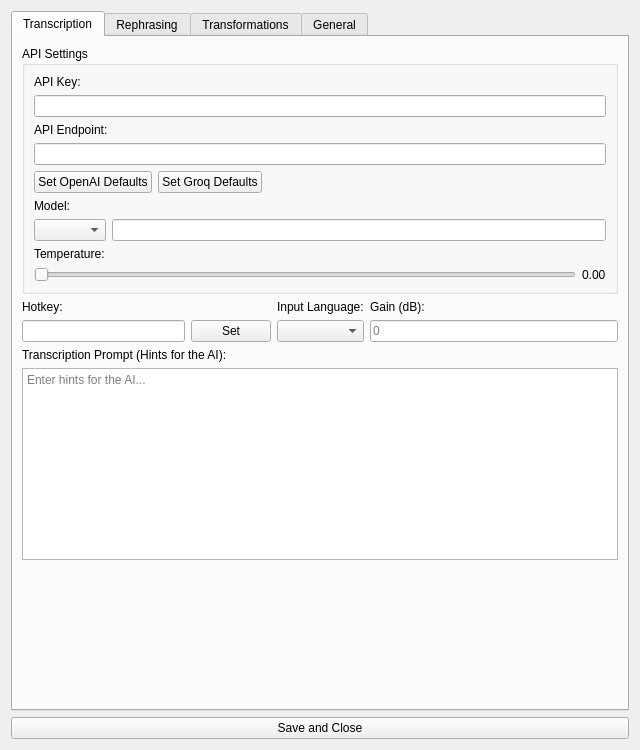
<?xml version="1.0" encoding="UTF-8"?>
<ui version="4.0">
 <class>WhisperTyperApp</class>
 <widget class="QWidget" name="WhisperTyperApp">
  <property name="geometry">
   <rect>
    <x>0</x>
    <y>0</y>
    <width>640</width>
    <height>750</height>
   </rect>
  </property>
  <property name="windowTitle">
   <string>WhisperTyper - Settings</string>
  </property>
  <layout class="QVBoxLayout" name="main_layout">
   <item>
    <widget class="QTabWidget" name="tabs">
     <property name="currentIndex">
      <number>0</number>
     </property>
     <widget class="QWidget" name="transcription_tab">
      <attribute name="title">
       <string>Transcription</string>
      </attribute>
      <layout class="QVBoxLayout" name="transcription_layout">
       <item>
        <widget class="QGroupBox" name="transcription_api_group">
         <property name="title">
          <string>API Settings</string>
         </property>
         <layout class="QVBoxLayout" name="api_settings_layout">
          <item>
           <widget class="QLabel" name="api_key_label">
            <property name="text">
             <string>API Key:</string>
            </property>
           </widget>
          </item>
          <item>
           <widget class="QLineEdit" name="api_key_input">
            <property name="echoMode">
             <enum>QLineEdit::Password</enum>
            </property>
           </widget>
          </item>
          <item>
           <widget class="QLabel" name="api_endpoint_label">
            <property name="text">
             <string>API Endpoint:</string>
            </property>
           </widget>
          </item>
          <item>
           <widget class="QLineEdit" name="api_endpoint_input"/>
          </item>
          <item>
           <layout class="QHBoxLayout" name="api_button_layout">
            <item>
             <widget class="QPushButton" name="openai_button">
              <property name="text">
               <string>Set OpenAI Defaults</string>
              </property>
             </widget>
            </item>
            <item>
             <widget class="QPushButton" name="groq_button">
              <property name="text">
               <string>Set Groq Defaults</string>
              </property>
             </widget>
            </item>
            <item>
             <spacer name="horizontalSpacer">
              <property name="orientation">
               <enum>Qt::Horizontal</enum>
              </property>
              <property name="sizeHint" stdset="0">
               <size>
                <width>40</width>
                <height>20</height>
               </size>
              </property>
             </spacer>
            </item>
           </layout>
          </item>
          <item>
           <widget class="QLabel" name="model_label">
            <property name="text">
             <string>Model:</string>
            </property>
           </widget>
          </item>
          <item>
           <layout class="QHBoxLayout" name="model_layout">
            <item>
             <widget class="QComboBox" name="model_dropdown"/>
            </item>
            <item>
             <widget class="QLineEdit" name="model_input"/>
            </item>
           </layout>
          </item>
          <item>
           <widget class="QLabel" name="transcription_temp_label_title">
            <property name="text">
             <string>Temperature:</string>
            </property>
           </widget>
          </item>
          <item>
           <layout class="QHBoxLayout" name="temp_layout">
            <item>
             <widget class="QSlider" name="transcription_temp_slider">
              <property name="orientation">
               <enum>Qt::Horizontal</enum>
              </property>
             </widget>
            </item>
            <item>
             <widget class="QLabel" name="transcription_temp_label">
              <property name="text">
               <string>0.00</string>
              </property>
             </widget>
            </item>
           </layout>
          </item>
         </layout>
        </widget>
       </item>
       <item>
        <layout class="QHBoxLayout" name="controls_layout">
         <item>
          <layout class="QVBoxLayout" name="hotkey_v_layout">
           <item>
            <widget class="QLabel" name="hotkey_label">
             <property name="text">
              <string>Hotkey:</string>
             </property>
            </widget>
           </item>
           <item>
            <layout class="QHBoxLayout" name="hotkey_h_layout">
             <item>
              <widget class="QLineEdit" name="hotkey_display">
               <property name="readOnly">
                <bool>true</bool>
               </property>
              </widget>
             </item>
             <item>
              <widget class="QPushButton" name="set_hotkey_button">
               <property name="text">
                <string>Set</string>
               </property>
              </widget>
             </item>
            </layout>
           </item>
          </layout>
         </item>
         <item>
          <layout class="QVBoxLayout" name="lang_v_layout">
           <item>
            <widget class="QLabel" name="input_language_label">
             <property name="text">
              <string>Input Language:</string>
             </property>
            </widget>
           </item>
           <item>
            <widget class="QComboBox" name="language_input"/>
           </item>
          </layout>
         </item>
         <item>
          <layout class="QVBoxLayout" name="gain_v_layout">
           <item>
            <widget class="QLabel" name="gain_label">
             <property name="text">
              <string>Gain (dB):</string>
             </property>
            </widget>
           </item>
           <item>
            <widget class="QLineEdit" name="gain_input">
             <property name="placeholderText">
              <string>0</string>
             </property>
            </widget>
           </item>
          </layout>
         </item>
        </layout>
       </item>
       <item>
        <widget class="QLabel" name="transcription_prompt_label">
         <property name="text">
          <string>Transcription Prompt (Hints for the AI):</string>
         </property>
        </widget>
       </item>
       <item>
        <widget class="QTextEdit" name="prompt_input">
         <property name="placeholderText">
          <string>Enter hints for the AI...</string>
         </property>
        </widget>
       </item>
       <item>
        <widget class="QLabel" name="prompt_token_label">
         <property name="styleSheet">
          <string>color: #555;</string>
         </property>
         <property name="text">
          <string/>
         </property>
        </widget>
       </item>
       <item>
        <spacer name="verticalSpacer">
         <property name="orientation">
          <enum>Qt::Vertical</enum>
         </property>
         <property name="sizeHint" stdset="0">
          <size>
           <width>20</width>
           <height>40</height>
          </size>
         </property>
        </spacer>
       </item>
      </layout>
     </widget>
     <widget class="QWidget" name="rephrasing_tab">
      <attribute name="title">
       <string>Rephrasing</string>
      </attribute>
      <layout class="QVBoxLayout" name="rephrasing_layout">
       <property name="spacing">
        <number>10</number>
       </property>
       <item>
        <widget class="QGroupBox" name="liveprompt_group">
         <property name="styleSheet">
          <string>
            QGroupBox {
                border: 1px solid #444;
                border-radius: 5px;
                margin-top: 1ex;
            }
            QGroupBox::title {
                subcontrol-origin: margin;
                subcontrol-position: top left;
                padding: 0 3px;
                border-radius: 3px;
            }
        </string>
         </property>
         <property name="title">
          <string>LivePrompting (via Trigger Words)</string>
         </property>
         <layout class="QVBoxLayout" name="liveprompt_layout">
          <item>
           <layout class="QHBoxLayout" name="horizontalLayout_2">
            <item>
             <widget class="QCheckBox" name="liveprompt_enabled_checkbox">
              <property name="text">
               <string>Enable LivePrompting</string>
              </property>
             </widget>
            </item>
            <item>
             <widget class="QPushButton" name="liveprompt_help_button">
              <property name="text">
               <string>?</string>
              </property>
              <property name="fixedSize">
               <size>
                <width>22</width>
                <height>22</height>
               </size>
              </property>
             </widget>
            </item>
            <item>
             <spacer name="horizontalSpacer_2">
              <property name="orientation">
               <enum>Qt::Horizontal</enum>
              </property>
              <property name="sizeHint" stdset="0">
               <size>
                <width>40</width>
                <height>20</height>
               </size>
              </property>
             </spacer>
            </item>
           </layout>
          </item>
          <item>
           <widget class="QLabel" name="liveprompt_trigger_label">
            <property name="text">
             <string>Trigger Words (comma-separated):</string>
            </property>
           </widget>
          </item>
          <item>
           <widget class="QLineEdit" name="liveprompt_trigger_words_input"/>
          </item>
          <item>
           <widget class="QLabel" name="liveprompt_system_prompt_label">
            <property name="text">
             <string>System Prompt:</string>
            </property>
           </widget>
          </item>
          <item>
           <widget class="QTextEdit" name="liveprompt_system_prompt_input"/>
          </item>
          <item>
           <widget class="QCheckBox" name="rephrase_context_checkbox">
            <property name="text">
             <string>Use selected text as context</string>
            </property>
           </widget>
          </item>
         </layout>
        </widget>
       </item>
       <item>
        <widget class="QGroupBox" name="generic_rephrase_group">
         <property name="styleSheet">
          <string>
            QGroupBox {
                border: 1px solid #444;
                border-radius: 5px;
                margin-top: 1ex;
            }
            QGroupBox::title {
                subcontrol-origin: margin;
                subcontrol-position: top left;
                padding: 0 3px;
                border-radius: 3px;
            }
        </string>
         </property>
         <property name="title">
          <string>Generic Rephrasing</string>
         </property>
         <layout class="QVBoxLayout" name="generic_rephrase_layout">
          <item>
           <widget class="QCheckBox" name="generic_rephrase_enabled_checkbox">
            <property name="text">
             <string>Enable Generic Rephrasing</string>
            </property>
           </widget>
          </item>
          <item>
           <widget class="QLabel" name="generic_rephrase_prompt_label">
            <property name="text">
             <string>Rephrasing Prompt:</string>
            </property>
           </widget>
          </item>
          <item>
           <widget class="QTextEdit" name="generic_rephrase_prompt_input"/>
          </item>
         </layout>
        </widget>
       </item>
       <item>
        <widget class="QGroupBox" name="shared_api_group">
         <property name="styleSheet">
          <string>
            QGroupBox {
                border: 1px solid #444;
                border-radius: 5px;
                margin-top: 1ex;
            }
            QGroupBox::title {
                subcontrol-origin: margin;
                subcontrol-position: top left;
                padding: 0 3px;
                border-radius: 3px;
            }
        </string>
         </property>
         <property name="title">
          <string>Shared API Settings (for all rephrasing features)</string>
         </property>
         <layout class="QVBoxLayout" name="shared_api_layout">
          <item>
           <widget class="QLabel" name="rephrasing_api_url_label">
            <property name="text">
             <string>API URL:</string>
            </property>
           </widget>
          </item>
          <item>
           <widget class="QLineEdit" name="rephrasing_api_url_input"/>
          </item>
          <item>
           <widget class="QLabel" name="rephrasing_api_key_label">
            <property name="text">
             <string>API Key (optional, uses transcription key if empty):</string>
            </property>
           </widget>
          </item>
          <item>
           <widget class="QLineEdit" name="rephrasing_api_key_input">
            <property name="echoMode">
             <enum>QLineEdit::Password</enum>
            </property>
           </widget>
          </item>
          <item>
           <widget class="QLabel" name="rephrasing_model_label">
            <property name="text">
             <string>Model:</string>
            </property>
           </widget>
          </item>
          <item>
           <widget class="QLineEdit" name="rephrasing_model_input"/>
          </item>
          <item>
           <widget class="QLabel" name="rephrasing_temp_label_title">
            <property name="text">
             <string>Temperature:</string>
            </property>
           </widget>
          </item>
          <item>
           <layout class="QHBoxLayout" name="rephrasing_temp_layout">
            <item>
             <widget class="QSlider" name="rephrasing_temp_slider">
              <property name="orientation">
               <enum>Qt::Horizontal</enum>
              </property>
             </widget>
            </item>
            <item>
             <widget class="QLabel" name="rephrasing_temp_label">
              <property name="text">
               <string>0.70</string>
              </property>
             </widget>
            </item>
           </layout>
          </item>
         </layout>
        </widget>
       </item>
       <item>
        <spacer name="verticalSpacer_2">
         <property name="orientation">
          <enum>Qt::Vertical</enum>
         </property>
         <property name="sizeHint" stdset="0">
          <size>
           <width>20</width>
           <height>40</height>
          </size>
         </property>
        </spacer>
       </item>
      </layout>
     </widget>
     <widget class="QWidget" name="post_rephrasing_tab">
      <attribute name="title">
       <string>Transformations</string>
      </attribute>
      <layout class="QVBoxLayout" name="pr_layout">
       <item>
        <widget class="QLabel" name="transformations_tab_description_label">
         <property name="text">
          <string>Description Text</string>
         </property>
         <property name="wordWrap">
          <bool>true</bool>
         </property>
         <property name="styleSheet">
          <string>margin-bottom: 10px; font-style: italic; color: #aaa;</string>
         </property>
        </widget>
       </item>
       <item>
        <widget class="QLabel" name="transformations_info_label">
         <property name="text">
          <string>Info Text</string>
         </property>
         <property name="wordWrap">
          <bool>true</bool>
         </property>
        </widget>
       </item>
       <item>
        <widget class="QSplitter" name="splitter">
         <property name="orientation">
          <enum>Qt::Horizontal</enum>
         </property>
         <widget class="QListWidget" name="post_rp_list_placeholder"/>
         <widget class="QWidget" name="post_rp_editor_container" native="true">
          <layout class="QVBoxLayout" name="editor_layout">
           <item>
            <widget class="QLabel" name="caption_label">
             <property name="text">
              <string>Caption:</string>
             </property>
            </widget>
           </item>
           <item>
            <widget class="QLineEdit" name="post_rp_caption_edit"/>
           </item>
           <item>
            <widget class="QLabel" name="text_label">
             <property name="text">
              <string>System Prompt:</string>
             </property>
            </widget>
           </item>
           <item>
            <widget class="QTextEdit" name="post_rp_text_edit"/>
           </item>
          </layout>
         </widget>
        </widget>
       </item>
       <item>
        <layout class="QHBoxLayout" name="btn_row">
         <item>
          <widget class="QPushButton" name="post_rp_add_btn">
           <property name="text">
            <string>Add</string>
           </property>
          </widget>
         </item>
         <item>
          <widget class="QPushButton" name="post_rp_remove_btn">
           <property name="text">
            <string>Remove</string>
           </property>
          </widget>
         </item>
         <item>
          <spacer name="horizontalSpacer_3">
           <property name="orientation">
            <enum>Qt::Horizontal</enum>
           </property>
           <property name="sizeHint" stdset="0">
            <size>
             <width>40</width>
             <height>20</height>
            </size>
           </property>
          </spacer>
         </item>
        </layout>
       </item>
       <item>
        <widget class="QGroupBox" name="pr_hotkey_group">
         <property name="title">
          <string>Post-Rephrase Hotkey</string>
         </property>
         <layout class="QVBoxLayout" name="pr_hotkey_layout">
          <item>
           <widget class="QLabel" name="pr_hotkey_label">
            <property name="text">
             <string>Hotkey:</string>
            </property>
           </widget>
          </item>
          <item>
           <layout class="QHBoxLayout" name="pr_hotkey_h_layout">
            <item>
             <widget class="QLineEdit" name="pr_hotkey_display">
              <property name="readOnly">
               <bool>true</bool>
              </property>
             </widget>
            </item>
            <item>
             <widget class="QPushButton" name="set_pr_hotkey_button">
              <property name="text">
               <string>Set</string>
              </property>
             </widget>
            </item>
           </layout>
          </item>
         </layout>
        </widget>
       </item>
      </layout>
     </widget>
     <widget class="QWidget" name="general_tab">
      <attribute name="title">
       <string>General</string>
      </attribute>
      <layout class="QVBoxLayout" name="general_layout">
       <item>
        <widget class="QLabel" name="ui_language_label">
         <property name="text">
          <string>UI Language:</string>
         </property>
        </widget>
       </item>
       <item>
        <widget class="QComboBox" name="ui_language_selector"/>
       </item>
       <item>
        <widget class="QCheckBox" name="restore_clipboard_checkbox">
         <property name="text">
          <string>Restore clipboard content after pasting</string>
         </property>
        </widget>
       </item>
       <item>
        <widget class="QCheckBox" name="debug_logging_checkbox">
         <property name="text">
          <string>Enable debug logging to console</string>
         </property>
        </widget>
       </item>
       <item>
        <widget class="QCheckBox" name="file_logging_checkbox">
         <property name="text">
          <string>Enable logging to file (WhisperTyper.log)</string>
         </property>
        </widget>
       </item>
       <item>
        <widget class="QCheckBox" name="systray_double_click_copy_checkbox">
         <property name="text">
          <string>Enable double click on SysTray to copy transcript</string>
         </property>
        </widget>
       </item>
       <item>
        <widget class="QPushButton" name="play_g_button">
         <property name="text">
          <string>Play Last Recording</string>
         </property>
        </widget>
       </item>
       <item>
        <spacer name="verticalSpacer_3">
         <property name="orientation">
          <enum>Qt::Vertical</enum>
         </property>
         <property name="sizeHint" stdset="0">
          <size>
           <width>20</width>
           <height>40</height>
          </size>
         </property>
        </spacer>
       </item>
      </layout>
     </widget>
    </widget>
   </item>
   <item>
    <widget class="QPushButton" name="save_button">
     <property name="text">
      <string>Save and Close</string>
     </property>
    </widget>
   </item>
  </layout>
  <action name="open_config_action">
   <property name="text">
    <string>Open Config File</string>
   </property>
  </action>
  <action name="exit_action">
   <property name="text">
    <string>Exit</string>
   </property>
  </action>
  <action name="about_action">
   <property name="text">
    <string>About</string>
   </property>
  </action>
  <action name="github_action">
   <property name="text">
    <string>GitHub Repository</string>
   </property>
  </action>
 </widget>
 <resources/>
 <connections/>
</ui>
